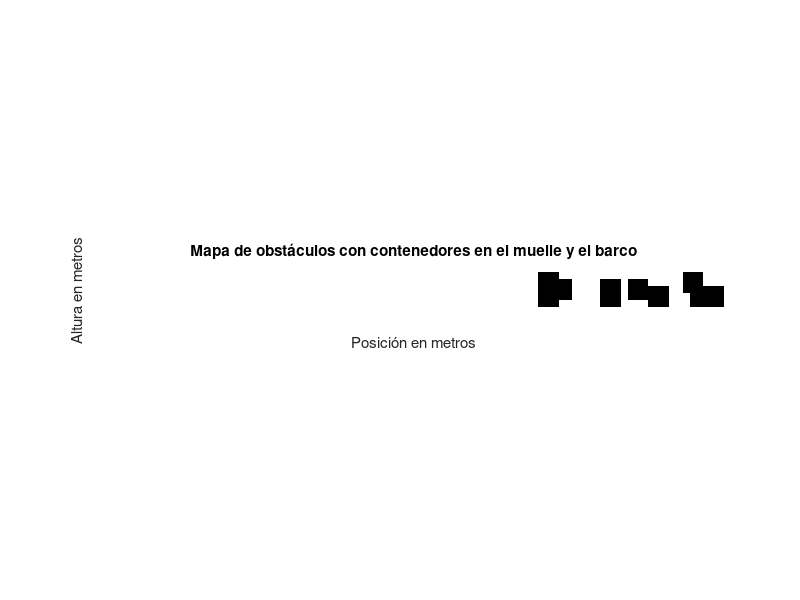

Recreate this plot in MATLAB.
% Parámetros
ancho_contenedor = 2.5;  % Ancho del contenedor en metros
alto_contenedor = 2.5;   % Alto del contenedor en metros
num_contenedores_barco = 10;  % Número de contenedores en el barco

% Crear el muelle
muelle_ancho = 50;
muelle_alto = 5;
muelle = zeros(muelle_alto, muelle_ancho);

% Crear el barco con contenedores aleatorios
barco_ancho = 30;
barco_fondo = -7.5;
barco = zeros(muelle_alto, barco_ancho);

% Posicionar contenedores en el barco de manera aleatoria
for i = 1:num_contenedores_barco
    x = randi(barco_ancho - round(ancho_contenedor) + 1);
    y = randi(muelle_alto - round(alto_contenedor) + 1);
    barco(y:y+round(alto_contenedor)-1, x:x+round(ancho_contenedor)-1) = 1;
end

% Mostrar el mapa de obstáculos
figure;
imshow([muelle, zeros(muelle_alto, 10), barco], 'InitialMagnification', 'fit', 'Colormap', [1 1 1; 0 0 0]);
title('Mapa de obstáculos con contenedores en el muelle y el barco');
xlabel('Posición en metros');
ylabel('Altura en metros');
